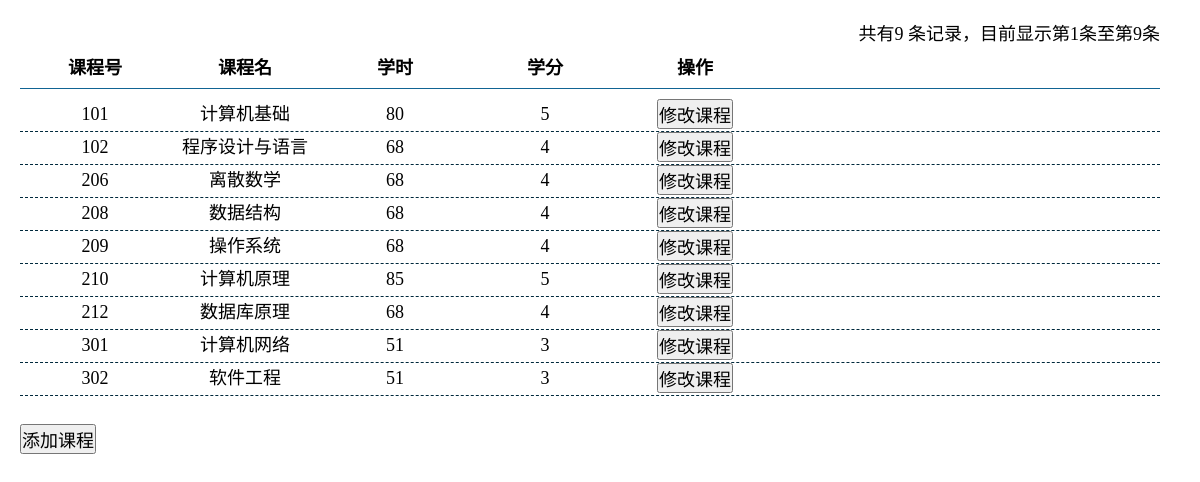
Page /Start/teacher/t_xs_kc_mgr.php (signed in) on the committed database.
### tables this page shows
CREATE TABLE `kc` (
  `课程号` char(3) NOT NULL,
  `课程名` char(20) NOT NULL,
  `学时` int(11) NOT NULL,
  `学分` int(11) NOT NULL,
  PRIMARY KEY (`课程号`)
);

### Start/teacher/t_xs_kc_mgr.php (the view, shortened to what this page needs)
<?php require_once('../../Connections/login.php'); ?>
<?php
$maxRows_Recordset1 = 10;
$pageNum_Recordset1 = 0;
$startRow_Recordset1 = $pageNum_Recordset1 * $maxRows_Recordset1;
$query_Recordset1 = "SELECT * FROM kc";
$query_limit_Recordset1 = sprintf("%s LIMIT %d, %d", $query_Recordset1, $startRow_Recordset1, $maxRows_Recordset1);
$Recordset1 = mysql_query($query_limit_Recordset1, $login) or die(mysql_error());
$row_Recordset1 = mysql_fetch_assoc($Recordset1);
if (isset($_GET['totalRows_Recordset1'])) {
  $totalRows_Recordset1 = $_GET['totalRows_Recordset1'];
} else {
  $all_Recordset1 = mysql_query($query_Recordset1);
  $totalRows_Recordset1 = mysql_num_rows($all_Recordset1);
}
?>
<!DOCTYPE html PUBLIC "-//W3C//DTD XHTML 1.0 Transitional//EN" "http://www.w3.org/TR/xhtml1/DTD/xhtml1-transitional.dtd">
<html xmlns="http://www.w3.org/1999/xhtml">
<head>
<link href="style/style.css" rel="stylesheet" type="text/css">
</head>
<body>
<div id="box">
    <div id="jishu">共有<?php echo $totalRows_Recordset1 ?> 条记录，目前显示第<?php echo ($startRow_Recordset1 + 1) ?>条至第<?php echo min($startRow_Recordset1 + $maxRows_Recordset1, $totalRows_Recordset1) ?>条</div>
      <div id="title1">
        <ul>
          <li>课程号</li>
          <li>课程名</li>
          <li>学时</li>
          <li>学分</li>
          <li>操作</li>
        </ul>
      </div>
      <div id="查询框">
      <?php do { ?>
        <div class="list1">
          <ul>
            <li><?php echo $row_Recordset1['课程号']; ?></li>
            <li><?php echo $row_Recordset1['课程名']; ?></li>
            <li><?php echo $row_Recordset1['学时']; ?></li>
            <li><?php echo $row_Recordset1['学分']; ?></li>
            <li><input type="button" class="xiugai" value="修改课程" onclick="update()"/></li>
          </ul>
        </div>
        <?php } while ($row_Recordset1 = mysql_fetch_assoc($Recordset1)); ?>
      </div>
  <div id="menu">
  </div>
   <input type="button" value="添加课程" onclick="add()"/>
</div>
</body>
</html>

### Start/teacher/style/style.css (style rules this page uses)
* { margin: 0px; padding: 0px; }
body,html { height: 100%; }
body { font-family: 微软雅黑; font-size: 18px; line-height: 28px; color:rgb(0,0,0); background-repeat: repeat-x; }
#box { width: 95%; height: 91%; overflow: hidden; background-repeat: no-repeat; padding:20px; }
#jishu { text-align:right; }
#title1 { height: 40px; line-height: 40px; color:rgb(0,0,0); font-weight: bold; border-bottom: solid 1px #116493; margin-bottom: 10px; }
#title1 li { list-style-type: none; width: 150px; text-align: center; float: left; }
.list1 { height: auto; width:100%; overflow: hidden; border-bottom: dashed 1px #00293C; line-height: 30px; clear: both; }
.list1 li { list-style-type: none; width: 150px; text-align: center; float: left; }
#menu { text-align:right; }
input { font-size:18px; }

### rows in the picture
kc: 课程号 "101", 课程名 "计算机基础", 学时 "80", 学分 "5"
kc: 课程号 "102", 课程名 "程序设计与语言", 学时 "68", 学分 "4"
kc: 课程号 "206", 课程名 "离散数学", 学时 "68", 学分 "4"
kc: 课程号 "208", 课程名 "数据结构", 学时 "68", 学分 "4"
kc: 课程号 "209", 课程名 "操作系统", 学时 "68", 学分 "4"
kc: 课程号 "210", 课程名 "计算机原理", 学时 "85", 学分 "5"
kc: 课程号 "212", 课程名 "数据库原理", 学时 "68", 学分 "4"
kc: 课程号 "301", 课程名 "计算机网络", 学时 "51", 学分 "3"
kc: 课程号 "302", 课程名 "软件工程", 学时 "51", 学分 "3"

### other values in the picture
$totalRows_Recordset1 "9"
$startRow_Recordset1 + 1 "1"
min($startRow_Recordset1 + $maxRows_Recordset1, $totalRows_Recordset1) "9"
